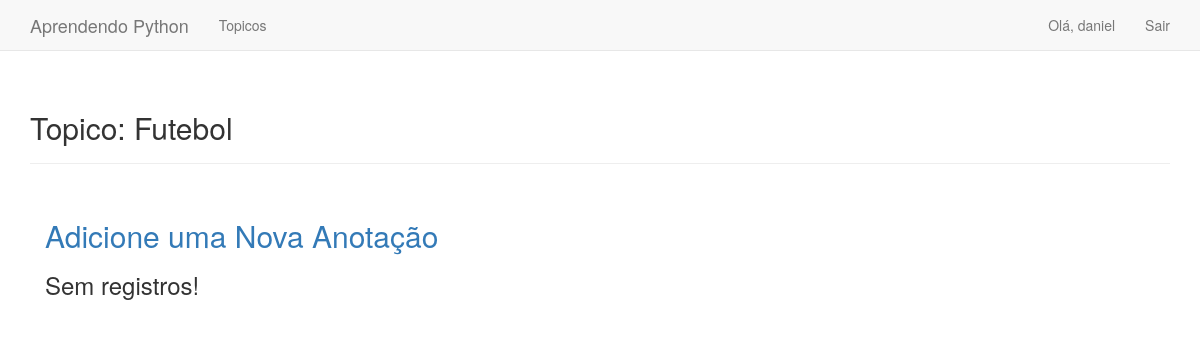
The page /topico/11/ (signed in) on the database as committed earlier.
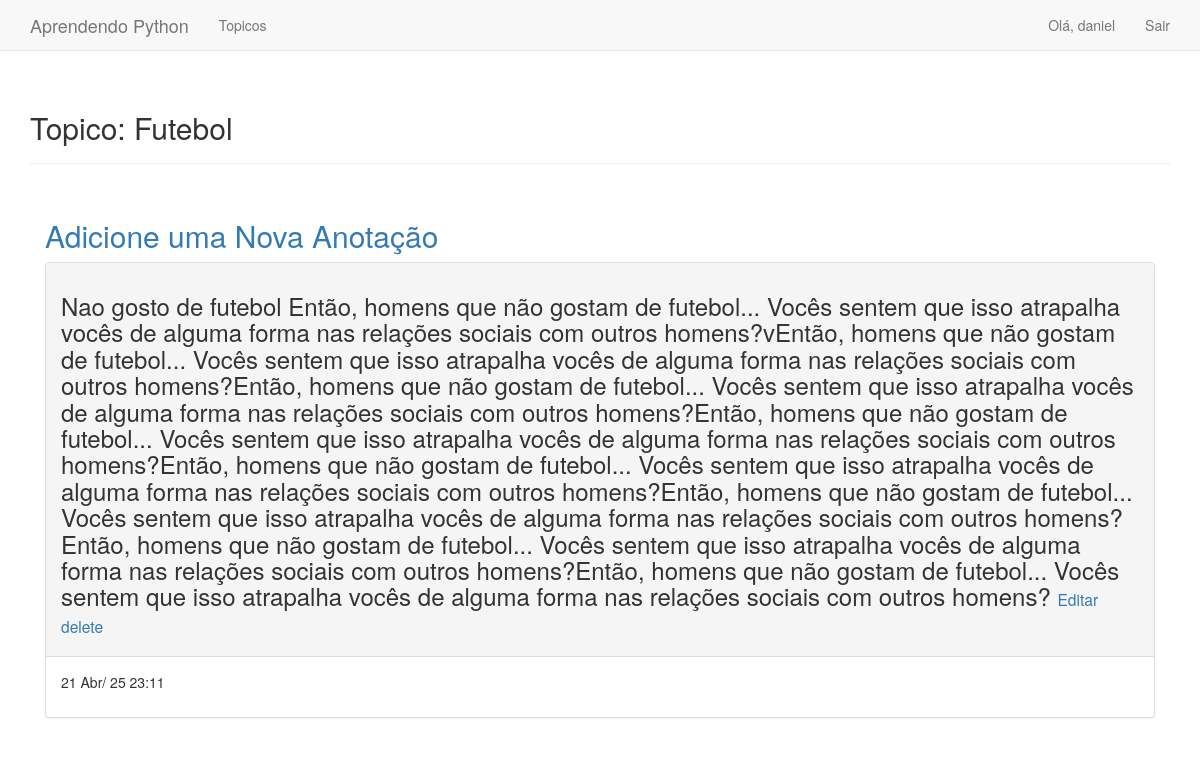
The same page on the database as committed later.
### aprendizadopythons/models.py (models this page shows, shortened)
class Topico(models.Model):
    text = models.CharField(max_length=200)
    """usa-se CharField para textos pequenos com max_length"""
    date_added = models.DateTimeField(auto_now_add=True)
    owner = models.ForeignKey(User, on_delete=models.CASCADE)

class Entrada(models.Model):
    topico = models.ForeignKey(Topico, on_delete= models.CASCADE )
    """o on_delete CASCADE diz que se voce apagar um topico, voce ira apagar todos os campos ligados a ele."""
    text = models.TextField()
    """usa-se TextField para textos grandes, sem limites de caracteres"""
    date_added = models.DateTimeField(auto_now_add=True)

### aprendizadopythons/views.py (the view)
# urls.py: path('topico/<topico_id>/', views.topico, name='topico'),
@login_required
def topico(request, topico_id):
    topico = Topico.objects.get(id=topico_id)
    if topico.owner != request.user:
        raise Http404
    entradas = topico.entrada_set.order_by('-date_added')
    contexto = {'topico': topico, 'entradas': entradas}
    return render(request, 'aprendizadopythons/topico.html', contexto)

### aprendizadopythons/templates/aprendizadopythons/topico.html
{% extends "aprendizadopythons/base.html" %}
{% block header %}
<h2>Topico: {{ topico.text }}</h2>
{% endblock header %}
{% block content %}
<p>
<h2><a href="{% url 'nova_anotacao' topico.id %}"> Adicione uma Nova Anotação</a></h2>
</p>
{% for entrada in entradas %}
<div class="panel panel-default">
  <div class="panel-heading">
    <h3>
      {{entrada.text}}
      <small>
        <a href="{% url 'edit_entrada' entrada.id %}">Editar</a>
        <a href="{% url 'delete_entrada' entrada.id %}">delete</a>
      </small>
    </h3>
  </div>
  <div class="panel-body">
    {{entrada.date_added | date:'d M/ y H:i' | linebreaks}}
  </div>
</div>
{% empty %}
<h3>Sem registros!</h3>
{%endfor%}
{% endblock content %}

### aprendizadopythons/templates/aprendizadopythons/base.html (shortened to what this page needs)
{% load bootstrap3 %}
<!DOCTYPE html>
<html lang="pt-br">
  <head>
    {% bootstrap_css %}
  </head>
  <body>
    <nav class="navbar navbar-default navbar-static-top">
      <div class="container">
        <div class="navbar-header">
          <a class="navbar-brand" href="{% url 'index' %}">Aprendendo Python</a>
        </div>
        <div class="collapse navbar-collapse" id="navbar">
          <ul class="nav navbar-nav">
            <li><a href="{% url 'topicos'%}">Topicos</a></li>
          </ul>
          <ul class="nav navbar-nav navbar-right">
            {% if user.is_authenticated %}
            <li><a>Olá, {{user.username}}</a></li>
            <li><a href="{% url 'logout' %}">Sair</a></li>
            {% else %}
            <li><a href="{% url 'register' %}">Registrar</a></li>
            <li><a href="{% url 'login'%}">Entrar</a></li>
            {% endif%}
          </ul>
        </div>
      </div>
    </nav>
    <div class="container">
      <div class="page-header">{% block header %}{% endblock header %}</div>
      <div class="panel-body">{% block content %}{% endblock content %}</div>
    </div>
  </body>
</html>

Rows that differ between the two databases and show on the page:
added Entrada: text "Nao gosto de futebol Então, homens que não gostam de futebol... Vocês sentem que isso atrapalha vocês de alguma forma nas relações sociais com outros homens?vEntão, homens que não gostam de futebol... Vocês sentem que isso atrapalha vocês de alguma forma nas relações sociais com outros homens?Então, homens que não gostam de futebol... Vocês sentem que isso atrapalha vocês de alguma forma nas relações sociais com outros homens?Então, homens que não gostam de futebol... Vocês sentem que isso atrapalha vocês de alguma forma nas relações sociais com outros homens?Então, homens que não gostam de futebol... Vocês sentem que isso atrapalha vocês de alguma forma nas relações sociais com outros…", date_added "21 Abr/ 25 23:11"
Other text that changed with them:
text no longer shown: "Sem registros!"
